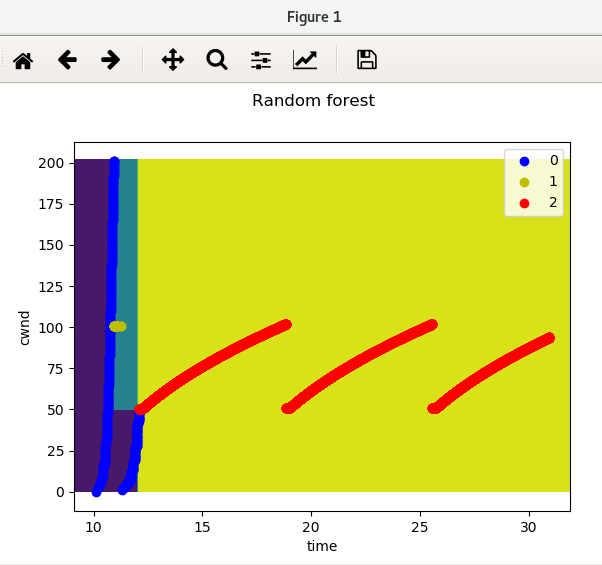

This figure's Python source:
# Importation des modules
import numpy as np
import matplotlib.pyplot as plt
import pandas as pd
from sklearn.externals import joblib
from sklearn.ensemble import AdaBoostClassifier
from sklearn.model_selection import cross_val_score
from sklearn import metrics
from sklearn.metrics import roc_curve, auc
from sklearn.cross_validation import train_test_split


# Parametres
n_classes = 3
plot_colors = "byr"
plot_step = 0.1
label_names = ['0', '1', '2']


# On charge les donnees d'entrainement
df = pd.read_csv('cwnd.dat', delimiter = ';')
x = []
y = []
dp= pd.read_csv('label.csv')
for i in range(0,len(df)/3):
    x.append([df['time'].values[i], df['cwnd'].values[i]])
    y.append(dp['label'].values[i])
y = np.array(y)
X = np.array(x)

#On charge les donnees de tests
dp = pd.read_csv('cwndbis.csv', delimiter = ',')
t = []
for i in range(0,len(dp)):
    t.append([df['time'].values[i], df['cwnd'].values[i]])

T = np.array(t)

# Chargement des tableaux de tests et d'entrainements
X_train, X_test, y_train, y_test = train_test_split(X, y, test_size=0.5)

# Construit un arbre de decision avec les valeurs donnees -> entrainement
clf = AdaBoostClassifier(n_estimators = 100)
clf = clf.fit(X_train, y_train)

# Construction de la courbe ROC
probas = clf.predict_proba(X_test)
fpr, tpr, thresholds = metrics.roc_curve(y_test, probas[:,1], pos_label = 0)
roc_auc = auc(fpr, tpr)
print ("Area under the ROC curve : %f" % roc_auc)

#Enregistrement de l'entrainement dans un fichier
joblib.dump(clf, 'model.pkl')

#Chargement du fichier contenant l'entrainement
clf = joblib.load('model.pkl')

#On choisit les limites en fonction des valeurs dans les ensembles
x_min, x_max = X[:, 0].min() - 1, X[:, 0].max() + 1
y_min, y_max = 0, X[:, 1].max() + 1
xx, yy = np.meshgrid(np.arange(x_min, x_max, plot_step),
                     np.arange(y_min, y_max, plot_step))

#Prediction -> l'algo essaye de predire quel point appartient a quelle classe
Z = clf.predict(np.c_[xx.ravel(), yy.ravel()])
Z = Z.reshape(xx.shape)

"""
Z est un tableau de tableau tq : Z[y][X] = label, avec un ecart
de plot_step
"""

# Affichage de la courbe ROC
plt.plot(fpr, tpr, label='ROC curve (area = %0.2f)' % roc_auc)
plt.plot([0, 1], [0, 1], 'k--')
plt.xlim([0.0, 1.0])
plt.ylim([0.0, 1.0])
plt.xlabel('False Positive Rate')
plt.ylabel('True Positive Rate')
plt.title('Receiver operating characteristic example')
plt.legend(loc="lower right")
plt.show()

#contour -> met les labels predits (avec les couleurs) sur le graphe
cs = plt.contourf(xx, yy, Z)

#On s'occupe des axes du graphique
plt.xlabel('time')
plt.ylabel('cwnd')

# Affichage des points d'entrainement
for i, color in zip(range(n_classes), plot_colors):
    idx = np.where(y == i)# Quand label == i
    plt.scatter(X[idx, 0], X[idx, 1], c=color, label = label_names[i],
                    cmap=plt.cm.Paired)

plt.axis("tight")
plt.suptitle("Random forest")
plt.legend()
plt.show()
